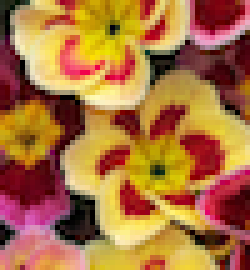
%> input picture flower-pictures/flowers1.png, 50 x 54 px (shown 5 times larger)
$ octave --eval "result = lowFilter(imread('flower-pictures/flowers1.png'));"   (GNU Octave 9; MATLAB toolbox functions it lacks are replaced by stand-ins)
%> lines starting %> are read from the running program, lines starting %| are printed output that depends on the picture
function [subsampled interpolatedSubsampled lowResImage] = lowFilter(input)

%simple average filter, all 1s/(size*size)  KEEP FILTERSIZE AT 3 SINCE
%HIGHPASS FILTER IS HARD CODED
filterSize = 3;
blurFilter = ones(filterSize,filterSize) * 1/(filterSize*filterSize);
blurredImage = im2double(imfilter(input, blurFilter));
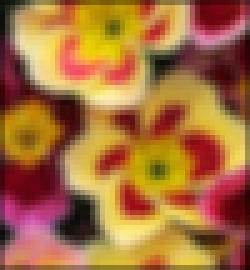
%> blurredImage: size 54x50x3 double (shown 5 times larger); mean R, G, B 0.655, 0.434, 0.237
%imshow(blurredImage);

%take every 2nd value, hopefully input is even in size, otherwise last
%value clipped
subsampled = blurredImage(1:2:end,1:2:end,:);
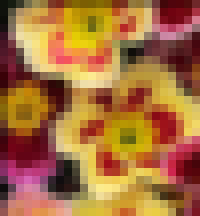
%> subsampled: size 27x25x3 double (shown 8 times larger); mean R, G, B 0.655, 0.434, 0.237
%imshow(subsampled);

%http://www.mathworks.com/help/images/ref/imresize.html details for
%interpolatedBilinear = imresize(subSampled, 2.0, 'bilinear');
interpolatedBicubic = imresize(subsampled, 2.0, 'bicubic');
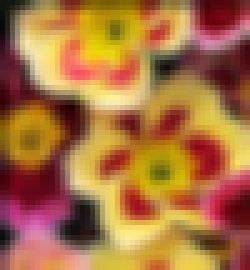
%> interpolatedBicubic: size 54x50x3 double (shown 5 times larger); mean R, G, B 0.655, 0.434, 0.237; mean of the top-left, top-right, bottom-left and bottom-right quarters 0.463, 0.416, 0.434, 0.454; drawn with min black and max white
%imshow(interpolatedBicubic);

interpolatedSubsampled = interpolatedBicubic;

%simple high pass filter, all pass - low pass should work
highPassFilter = [0 0 0; 0 1 0; 0 0 0] - blurFilter;
filteredImage = imfilter(interpolatedSubsampled, highPassFilter);
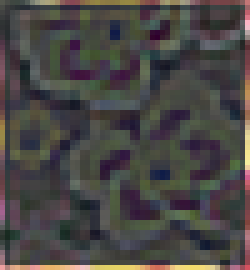
%> filteredImage: size 54x50x3 double (shown 5 times larger); mean R, G, B 0.013, 0.00784, 0.00481; drawn with min black and max white

lowResImage = filteredImage;
%imshow(output);
end

$ run again, on flower-pictures/flowers3.png
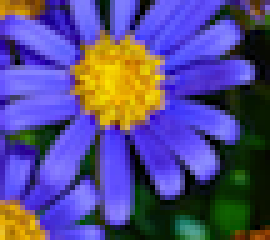
%> input picture flower-pictures/flowers3.png, 54 x 48 px (shown 5 times larger)
%> in lowFilter, `interpolatedBicubic = imresize(subsampled, 2.0, 'bicubic');`:
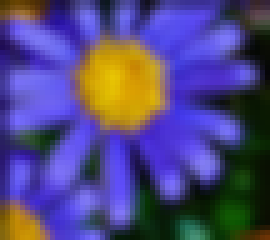
%> interpolatedBicubic: size 48x54x3 double (shown 5 times larger); mean R, G, B 0.328, 0.291, 0.518; drawn with min black and max white
%> in lowFilter, `filteredImage = imfilter(interpolatedSubsampled, highPassFilter);`:
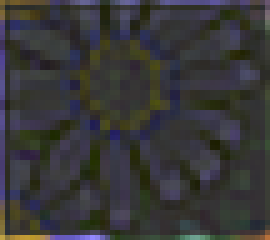
%> filteredImage: size 48x54x3 double (shown 5 times larger); mean R, G, B 0.00568, 0.00513, 0.00696; drawn with min black and max white

$ run again, on flower-pictures/flowers4.png
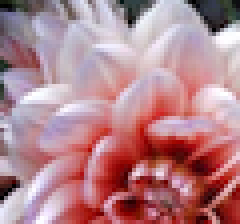
%> input picture flower-pictures/flowers4.png, 60 x 56 px (shown 4 times larger)
%> in lowFilter, `interpolatedBicubic = imresize(subsampled, 2.0, 'bicubic');`:
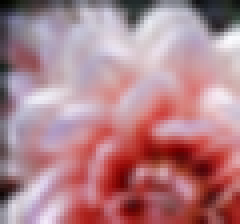
%> interpolatedBicubic: size 56x60x3 double (shown 4 times larger); mean R, G, B 0.69, 0.509, 0.539; drawn with min black and max white
%> in lowFilter, `filteredImage = imfilter(interpolatedSubsampled, highPassFilter);`:
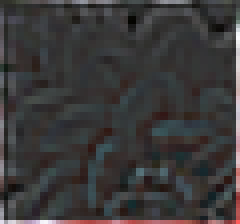
%> filteredImage: size 56x60x3 double (shown 4 times larger); mean R, G, B 0.0112, 0.00816, 0.00853; drawn with min black and max white

$ run again, on flower-pictures/flowers5.png
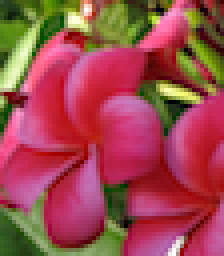
%> input picture flower-pictures/flowers5.png, 56 x 64 px (shown 4 times larger)
%> in lowFilter, `interpolatedBicubic = imresize(subsampled, 2.0, 'bicubic');`:
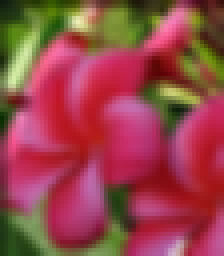
%> interpolatedBicubic: size 64x56x3 double (shown 4 times larger); mean R, G, B 0.608, 0.282, 0.296; drawn with min black and max white
%> in lowFilter, `filteredImage = imfilter(interpolatedSubsampled, highPassFilter);`:
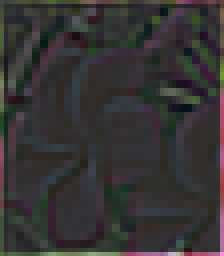
%> filteredImage: size 64x56x3 double (shown 4 times larger); mean R, G, B 0.00923, 0.00597, 0.00484; drawn with min black and max white
